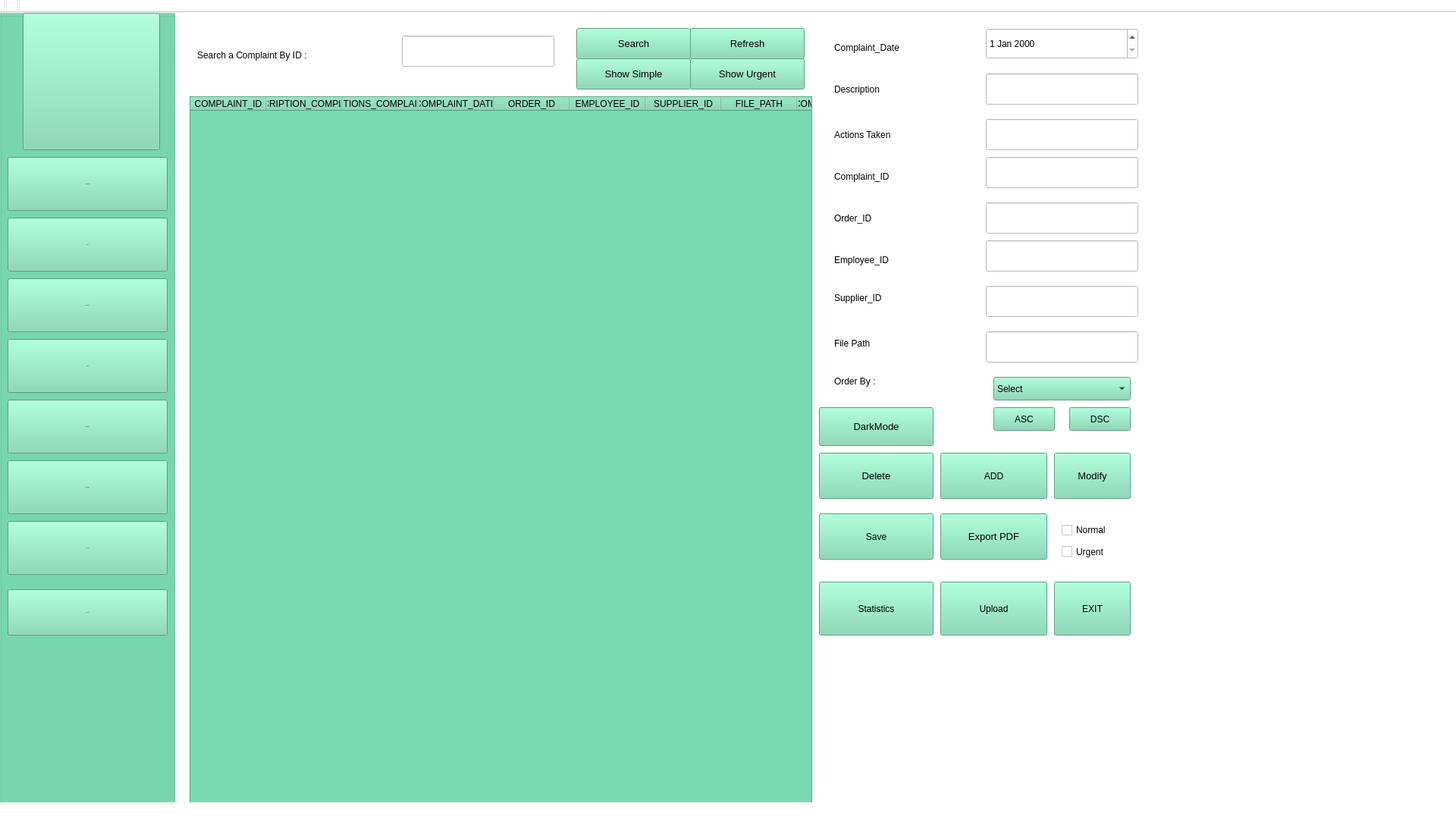
<?xml version="1.0" encoding="UTF-8"?>
<ui version="4.0">
 <class>MainWindow</class>
 <widget class="QMainWindow" name="MainWindow">
  <property name="geometry">
   <rect>
    <x>0</x>
    <y>0</y>
    <width>1920</width>
    <height>1080</height>
   </rect>
  </property>
  <property name="windowTitle">
   <string>Gestion des Clients</string>
  </property>
  <property name="styleSheet">
   <string notr="true">background:white; 
</string>
  </property>
  <widget class="QWidget" name="centralWidget">
   <widget class="QPushButton" name="sauvegarder">
    <property name="geometry">
     <rect>
      <x>1080</x>
      <y>660</y>
      <width>151</width>
      <height>61</height>
     </rect>
    </property>
    <property name="styleSheet">
     <string notr="true">background: #79d9b0;</string>
    </property>
    <property name="text">
     <string>Save</string>
    </property>
    <property name="icon">
     <iconset resource="background.qrc">
      <normaloff>:/background/resources/save.png</normaloff>:/background/resources/save.png</iconset>
    </property>
    <property name="iconSize">
     <size>
      <width>30</width>
      <height>30</height>
     </size>
    </property>
   </widget>
   <widget class="QLineEdit" name="l3">
    <property name="geometry">
     <rect>
      <x>1300</x>
      <y>190</y>
      <width>201</width>
      <height>41</height>
     </rect>
    </property>
   </widget>
   <widget class="QPushButton" name="searchButton">
    <property name="geometry">
     <rect>
      <x>760</x>
      <y>20</y>
      <width>151</width>
      <height>41</height>
     </rect>
    </property>
    <property name="font">
     <font>
      <pointsize>10</pointsize>
     </font>
    </property>
    <property name="cursor">
     <cursorShape>PointingHandCursor</cursorShape>
    </property>
    <property name="styleSheet">
     <string notr="true">background: #79d9b0;</string>
    </property>
    <property name="text">
     <string>Search</string>
    </property>
    <property name="icon">
     <iconset resource="background.qrc">
      <normaloff>:/background/resources/search.jpg</normaloff>:/background/resources/search.jpg</iconset>
    </property>
    <property name="iconSize">
     <size>
      <width>30</width>
      <height>30</height>
     </size>
    </property>
   </widget>
   <widget class="QLabel" name="label_7">
    <property name="geometry">
     <rect>
      <x>1100</x>
      <y>360</y>
      <width>161</width>
      <height>31</height>
     </rect>
    </property>
    <property name="text">
     <string>Supplier_ID</string>
    </property>
   </widget>
   <widget class="QPushButton" name="deleteButton">
    <property name="geometry">
     <rect>
      <x>1080</x>
      <y>580</y>
      <width>151</width>
      <height>61</height>
     </rect>
    </property>
    <property name="font">
     <font>
      <pointsize>10</pointsize>
     </font>
    </property>
    <property name="cursor">
     <cursorShape>PointingHandCursor</cursorShape>
    </property>
    <property name="styleSheet">
     <string notr="true">background: #79d9b0;</string>
    </property>
    <property name="text">
     <string>Delete</string>
    </property>
    <property name="icon">
     <iconset resource="background.qrc">
      <normaloff>:/background/resources/delete.png</normaloff>:/background/resources/delete.png</iconset>
    </property>
   </widget>
   <widget class="QLineEdit" name="filePathLineEdit">
    <property name="geometry">
     <rect>
      <x>1300</x>
      <y>420</y>
      <width>201</width>
      <height>41</height>
     </rect>
    </property>
   </widget>
   <widget class="QLabel" name="label_4">
    <property name="geometry">
     <rect>
      <x>1100</x>
      <y>200</y>
      <width>171</width>
      <height>31</height>
     </rect>
    </property>
    <property name="text">
     <string>Complaint_ID</string>
    </property>
   </widget>
   <widget class="QLineEdit" name="l5">
    <property name="geometry">
     <rect>
      <x>1300</x>
      <y>300</y>
      <width>201</width>
      <height>41</height>
     </rect>
    </property>
   </widget>
   <widget class="QLabel" name="label_6">
    <property name="geometry">
     <rect>
      <x>1100</x>
      <y>310</y>
      <width>161</width>
      <height>31</height>
     </rect>
    </property>
    <property name="text">
     <string>Employee_ID</string>
    </property>
   </widget>
   <widget class="QDateEdit" name="l0">
    <property name="geometry">
     <rect>
      <x>1300</x>
      <y>20</y>
      <width>201</width>
      <height>41</height>
     </rect>
    </property>
   </widget>
   <widget class="QLabel" name="label_9">
    <property name="geometry">
     <rect>
      <x>1100</x>
      <y>470</y>
      <width>161</width>
      <height>31</height>
     </rect>
    </property>
    <property name="text">
     <string>Order By :</string>
    </property>
   </widget>
   <widget class="QComboBox" name="combobox">
    <property name="geometry">
     <rect>
      <x>1310</x>
      <y>480</y>
      <width>181</width>
      <height>31</height>
     </rect>
    </property>
    <property name="styleSheet">
     <string notr="true">background: #79d9b0;</string>
    </property>
    <item>
     <property name="text">
      <string>Select</string>
     </property>
    </item>
   </widget>
   <widget class="QPushButton" name="addButton">
    <property name="geometry">
     <rect>
      <x>1240</x>
      <y>580</y>
      <width>141</width>
      <height>61</height>
     </rect>
    </property>
    <property name="styleSheet">
     <string notr="true">background: #79d9b0;</string>
    </property>
    <property name="text">
     <string>ADD</string>
    </property>
    <property name="icon">
     <iconset resource="background.qrc">
      <normaloff>:/background/resources/add.png</normaloff>:/background/resources/add.png</iconset>
    </property>
   </widget>
   <widget class="QLineEdit" name="seearchLine_6">
    <property name="geometry">
     <rect>
      <x>530</x>
      <y>30</y>
      <width>201</width>
      <height>41</height>
     </rect>
    </property>
    <property name="styleSheet">
     <string notr="true"/>
    </property>
   </widget>
   <widget class="QLabel" name="label_5">
    <property name="geometry">
     <rect>
      <x>1100</x>
      <y>260</y>
      <width>161</width>
      <height>21</height>
     </rect>
    </property>
    <property name="text">
     <string>Order_ID</string>
    </property>
   </widget>
   <widget class="QPushButton" name="afficherUrgentButton">
    <property name="geometry">
     <rect>
      <x>910</x>
      <y>60</y>
      <width>151</width>
      <height>41</height>
     </rect>
    </property>
    <property name="font">
     <font>
      <pointsize>10</pointsize>
     </font>
    </property>
    <property name="cursor">
     <cursorShape>PointingHandCursor</cursorShape>
    </property>
    <property name="styleSheet">
     <string notr="true">background: #79d9b0;</string>
    </property>
    <property name="text">
     <string>Show Urgent</string>
    </property>
    <property name="icon">
     <iconset resource="background.qrc">
      <normaloff>:/resources/r1.png</normaloff>:/resources/r1.png</iconset>
    </property>
    <property name="iconSize">
     <size>
      <width>30</width>
      <height>30</height>
     </size>
    </property>
   </widget>
   <widget class="QPushButton" name="backButton">
    <property name="geometry">
     <rect>
      <x>1390</x>
      <y>750</y>
      <width>101</width>
      <height>71</height>
     </rect>
    </property>
    <property name="styleSheet">
     <string notr="true">background: #79d9b0;</string>
    </property>
    <property name="text">
     <string>EXIT</string>
    </property>
    <property name="icon">
     <iconset resource="background.qrc">
      <normaloff>:/background/resources/exit.png</normaloff>:/background/resources/exit.png</iconset>
    </property>
    <property name="iconSize">
     <size>
      <width>30</width>
      <height>40</height>
     </size>
    </property>
   </widget>
   <widget class="QPushButton" name="exportButton_6">
    <property name="geometry">
     <rect>
      <x>1240</x>
      <y>660</y>
      <width>141</width>
      <height>61</height>
     </rect>
    </property>
    <property name="font">
     <font>
      <pointsize>10</pointsize>
     </font>
    </property>
    <property name="cursor">
     <cursorShape>PointingHandCursor</cursorShape>
    </property>
    <property name="styleSheet">
     <string notr="true">background: #79d9b0;</string>
    </property>
    <property name="text">
     <string>Export PDF</string>
    </property>
    <property name="icon">
     <iconset resource="background.qrc">
      <normaloff>:/background/resources/pdf.png</normaloff>:/background/resources/pdf.png</iconset>
    </property>
    <property name="iconSize">
     <size>
      <width>30</width>
      <height>40</height>
     </size>
    </property>
   </widget>
   <widget class="QPushButton" name="Upload">
    <property name="geometry">
     <rect>
      <x>1240</x>
      <y>750</y>
      <width>141</width>
      <height>71</height>
     </rect>
    </property>
    <property name="styleSheet">
     <string notr="true">background: #79d9b0;</string>
    </property>
    <property name="text">
     <string>Upload</string>
    </property>
    <property name="icon">
     <iconset resource="background.qrc">
      <normaloff>:/background/resources/upload.png</normaloff>:/background/resources/upload.png</iconset>
    </property>
    <property name="iconSize">
     <size>
      <width>30</width>
      <height>40</height>
     </size>
    </property>
   </widget>
   <widget class="QTableWidget" name="tableWidget_6">
    <property name="geometry">
     <rect>
      <x>250</x>
      <y>110</y>
      <width>821</width>
      <height>951</height>
     </rect>
    </property>
    <property name="styleSheet">
     <string notr="true">background:#79d9b0; 
</string>
    </property>
    <column>
     <property name="text">
      <string>COMPLAINT_ID</string>
     </property>
    </column>
    <column>
     <property name="text">
      <string>DESCRIPTION_COMPLAINT</string>
     </property>
    </column>
    <column>
     <property name="text">
      <string>ACTIONS_COMPLAINT</string>
     </property>
    </column>
    <column>
     <property name="text">
      <string>COMPLAINT_DATE</string>
     </property>
    </column>
    <column>
     <property name="text">
      <string>ORDER_ID</string>
     </property>
    </column>
    <column>
     <property name="text">
      <string>EMPLOYEE_ID</string>
     </property>
    </column>
    <column>
     <property name="text">
      <string>SUPPLIER_ID</string>
     </property>
    </column>
    <column>
     <property name="text">
      <string>FILE_PATH</string>
     </property>
    </column>
    <column>
     <property name="text">
      <string>COMPLAINT_TYPE</string>
     </property>
    </column>
   </widget>
   <widget class="QLineEdit" name="l4">
    <property name="geometry">
     <rect>
      <x>1300</x>
      <y>250</y>
      <width>201</width>
      <height>41</height>
     </rect>
    </property>
   </widget>
   <widget class="QLabel" name="label">
    <property name="geometry">
     <rect>
      <x>1100</x>
      <y>20</y>
      <width>191</width>
      <height>51</height>
     </rect>
    </property>
    <property name="text">
     <string>Complaint_Date</string>
    </property>
   </widget>
   <widget class="QCheckBox" name="urgentCheckBox">
    <property name="geometry">
     <rect>
      <x>1400</x>
      <y>690</y>
      <width>131</width>
      <height>41</height>
     </rect>
    </property>
    <property name="text">
     <string>Urgent</string>
    </property>
   </widget>
   <widget class="QPushButton" name="updateButton">
    <property name="geometry">
     <rect>
      <x>1390</x>
      <y>580</y>
      <width>101</width>
      <height>61</height>
     </rect>
    </property>
    <property name="font">
     <font>
      <pointsize>10</pointsize>
     </font>
    </property>
    <property name="cursor">
     <cursorShape>PointingHandCursor</cursorShape>
    </property>
    <property name="styleSheet">
     <string notr="true">background: #79d9b0;</string>
    </property>
    <property name="text">
     <string>Modify</string>
    </property>
    <property name="icon">
     <iconset resource="background.qrc">
      <normaloff>:/background/resources/modify.png</normaloff>:/background/resources/modify.png</iconset>
    </property>
   </widget>
   <widget class="QPushButton" name="statistique_6">
    <property name="geometry">
     <rect>
      <x>1080</x>
      <y>750</y>
      <width>151</width>
      <height>71</height>
     </rect>
    </property>
    <property name="font">
     <font>
      <pointsize>9</pointsize>
     </font>
    </property>
    <property name="cursor">
     <cursorShape>PointingHandCursor</cursorShape>
    </property>
    <property name="styleSheet">
     <string notr="true">background: #79d9b0;</string>
    </property>
    <property name="text">
     <string>Statistics</string>
    </property>
    <property name="icon">
     <iconset resource="background.qrc">
      <normaloff>:/background/resources/stats.png</normaloff>:/background/resources/stats.png</iconset>
    </property>
    <property name="iconSize">
     <size>
      <width>30</width>
      <height>40</height>
     </size>
    </property>
   </widget>
   <widget class="QLabel" name="label_3">
    <property name="geometry">
     <rect>
      <x>1100</x>
      <y>150</y>
      <width>171</width>
      <height>21</height>
     </rect>
    </property>
    <property name="text">
     <string>Actions Taken</string>
    </property>
   </widget>
   <widget class="QLabel" name="label_8">
    <property name="geometry">
     <rect>
      <x>1100</x>
      <y>420</y>
      <width>161</width>
      <height>31</height>
     </rect>
    </property>
    <property name="text">
     <string>File Path</string>
    </property>
   </widget>
   <widget class="QPushButton" name="afficherSimpleButton">
    <property name="geometry">
     <rect>
      <x>760</x>
      <y>60</y>
      <width>151</width>
      <height>41</height>
     </rect>
    </property>
    <property name="font">
     <font>
      <pointsize>10</pointsize>
     </font>
    </property>
    <property name="cursor">
     <cursorShape>PointingHandCursor</cursorShape>
    </property>
    <property name="styleSheet">
     <string notr="true">background: #79d9b0;</string>
    </property>
    <property name="text">
     <string>Show Simple</string>
    </property>
    <property name="icon">
     <iconset resource="background.qrc">
      <normaloff>:/resources/r1.png</normaloff>:/resources/r1.png</iconset>
    </property>
    <property name="iconSize">
     <size>
      <width>30</width>
      <height>30</height>
     </size>
    </property>
   </widget>
   <widget class="QPushButton" name="refreshButton">
    <property name="geometry">
     <rect>
      <x>910</x>
      <y>20</y>
      <width>151</width>
      <height>41</height>
     </rect>
    </property>
    <property name="font">
     <font>
      <pointsize>10</pointsize>
     </font>
    </property>
    <property name="cursor">
     <cursorShape>PointingHandCursor</cursorShape>
    </property>
    <property name="styleSheet">
     <string notr="true">background: #79d9b0;</string>
    </property>
    <property name="text">
     <string>Refresh</string>
    </property>
    <property name="icon">
     <iconset resource="background.qrc">
      <normaloff>:/resources/r1.png</normaloff>:/resources/r1.png</iconset>
    </property>
    <property name="iconSize">
     <size>
      <width>30</width>
      <height>30</height>
     </size>
    </property>
   </widget>
   <widget class="QLineEdit" name="l1">
    <property name="geometry">
     <rect>
      <x>1300</x>
      <y>80</y>
      <width>201</width>
      <height>41</height>
     </rect>
    </property>
   </widget>
   <widget class="QGroupBox" name="groupBox">
    <property name="geometry">
     <rect>
      <x>0</x>
      <y>0</y>
      <width>231</width>
      <height>1141</height>
     </rect>
    </property>
    <property name="styleSheet">
     <string notr="true">background:#79d9b0; 
width:150px;</string>
    </property>
    <property name="title">
     <string/>
    </property>
    <widget class="QPushButton" name="pushButton_3">
     <property name="geometry">
      <rect>
       <x>10</x>
       <y>270</y>
       <width>211</width>
       <height>71</height>
      </rect>
     </property>
     <property name="font">
      <font>
       <family>Sitka Display Semibold</family>
       <pointsize>-1</pointsize>
       <italic>false</italic>
       <fontweight>DemiBold</fontweight>
      </font>
     </property>
     <property name="styleSheet">
      <string notr="true">          background-color:white;
font: 600 25px &quot;Sitka Display Semibold&quot;;
 QPushButton {
        background-color:blue; // Green background
        color: white;             // White text
        border: none;            // No border
        border-radius: 10px;      // Rounded corners
        padding: 10px 20px;       // Padding inside the button
        font-size: 16px;          // Font size
        font-weight: bold;        // Bold text
font: 600 25px &quot;Sitka Display Semibold&quot;;
    }
    QPushButton:hover {
       background-color: green;// Darker green on hover
    }
    QPushButton:pressed {
       background-color: #3e8e41; // Even darker green when pressed
    }
 </string>
     </property>
     <property name="text">
      <string>Stock</string>
     </property>
     <property name="icon">
      <iconset resource="background.qrc">
       <normaloff>:/resources/stock.png</normaloff>:/resources/stock.png</iconset>
     </property>
     <property name="iconSize">
      <size>
       <width>65</width>
       <height>100</height>
      </size>
     </property>
    </widget>
    <widget class="QPushButton" name="pushButton_4">
     <property name="geometry">
      <rect>
       <x>10</x>
       <y>350</y>
       <width>211</width>
       <height>71</height>
      </rect>
     </property>
     <property name="font">
      <font>
       <family>Sitka Display Semibold</family>
       <pointsize>-1</pointsize>
       <italic>false</italic>
       <fontweight>DemiBold</fontweight>
      </font>
     </property>
     <property name="styleSheet">
      <string notr="true">          background-color:white;
font: 600 25px &quot;Sitka Display Semibold&quot;;
 QPushButton {
        background-color:blue; // Green background
        color: white;             // White text
        border: none;            // No border
        border-radius: 10px;      // Rounded corners
        padding: 10px 20px;       // Padding inside the button
        font-size: 16px;          // Font size
        font-weight: bold;        // Bold text
font: 600 25px &quot;Sitka Display Semibold&quot;;
    }
    QPushButton:hover {
       background-color: #45a049;// Darker green on hover
    }
    QPushButton:pressed {
       background-color: #3e8e41; // Even darker green when pressed
    }
 </string>
     </property>
     <property name="text">
      <string>Providers</string>
     </property>
     <property name="icon">
      <iconset resource="background.qrc">
       <normaloff>:/background/resources/supplier.png</normaloff>:/background/resources/supplier.png</iconset>
     </property>
     <property name="iconSize">
      <size>
       <width>65</width>
       <height>90</height>
      </size>
     </property>
    </widget>
    <widget class="QPushButton" name="pushButton_5">
     <property name="geometry">
      <rect>
       <x>10</x>
       <y>760</y>
       <width>211</width>
       <height>61</height>
      </rect>
     </property>
     <property name="font">
      <font>
       <family>Sitka Display Semibold</family>
       <pointsize>-1</pointsize>
       <italic>false</italic>
       <fontweight>DemiBold</fontweight>
      </font>
     </property>
     <property name="styleSheet">
      <string notr="true">          background-color:white;
font: 600 25px &quot;Sitka Display Semibold&quot;;
 QPushButton {
        background-color:blue; // Green background
        color: white;             // White text
        border: none;            // No border
        border-radius: 10px;      // Rounded corners
        padding: 10px 20px;       // Padding inside the button
        font-size: 16px;          // Font size
        font-weight: bold;        // Bold text
font: 600 25px &quot;Sitka Display Semibold&quot;;
    }
    QPushButton:hover {
       background-color: #45a049;// Darker green on hover
    }
    QPushButton:pressed {
       background-color: #3e8e41; // Even darker green when pressed
    }
 </string>
     </property>
     <property name="text">
      <string>Sign Out</string>
     </property>
     <property name="icon">
      <iconset resource="background.qrc">
       <normaloff>:/background/resources/signout.jpg</normaloff>:/background/resources/signout.jpg</iconset>
     </property>
     <property name="iconSize">
      <size>
       <width>65</width>
       <height>50</height>
      </size>
     </property>
    </widget>
    <widget class="QPushButton" name="pushButton_6">
     <property name="geometry">
      <rect>
       <x>10</x>
       <y>430</y>
       <width>211</width>
       <height>71</height>
      </rect>
     </property>
     <property name="font">
      <font>
       <family>Sitka Display Semibold</family>
       <pointsize>-1</pointsize>
       <italic>false</italic>
       <fontweight>DemiBold</fontweight>
      </font>
     </property>
     <property name="styleSheet">
      <string notr="true">          background-color:white;
font: 600 25px &quot;Sitka Display Semibold&quot;;
 QPushButton {
        background-color:blue; // Green background
        color: white;             // White text
        border: none;            // No border
        border-radius: 10px;      // Rounded corners
        padding: 10px 20px;       // Padding inside the button
        font-size: 16px;          // Font size
        font-weight: bold;        // Bold text
font: 600 25px &quot;Sitka Display Semibold&quot;;
    }
    QPushButton:hover {
       background-color: #45a049;// Darker green on hover
    }
    QPushButton:pressed {
       background-color: #3e8e41; // Even darker green when pressed
    }
 </string>
     </property>
     <property name="text">
      <string>Profile</string>
     </property>
     <property name="icon">
      <iconset resource="background.qrc">
       <normaloff>:/background/resources/profil.png</normaloff>:/background/resources/profil.png</iconset>
     </property>
     <property name="iconSize">
      <size>
       <width>65</width>
       <height>90</height>
      </size>
     </property>
    </widget>
    <widget class="QPushButton" name="pushButton_7">
     <property name="geometry">
      <rect>
       <x>10</x>
       <y>590</y>
       <width>211</width>
       <height>71</height>
      </rect>
     </property>
     <property name="font">
      <font>
       <family>Sitka Display Semibold</family>
       <pointsize>-1</pointsize>
       <italic>false</italic>
       <fontweight>DemiBold</fontweight>
      </font>
     </property>
     <property name="styleSheet">
      <string notr="true">          background-color:white;
font: 600 25px &quot;Sitka Display Semibold&quot;;
 QPushButton {
        background-color:blue; // Green background
        color: white;             // White text
        border: none;            // No border
        border-radius: 10px;      // Rounded corners
        padding: 10px 20px;       // Padding inside the button
        font-size: 16px;          // Font size
        font-weight: bold;        // Bold text
font: 600 25px &quot;Sitka Display Semibold&quot;;
    }
    QPushButton:hover {
       background-color: #45a049;// Darker green on hover
    }
    QPushButton:pressed {
       background-color: #3e8e41; // Even darker green when pressed
    }
 </string>
     </property>
     <property name="text">
      <string>Complaints</string>
     </property>
     <property name="icon">
      <iconset resource="background.qrc">
       <normaloff>:/background/resources/complaint.png</normaloff>:/background/resources/complaint.png</iconset>
     </property>
     <property name="iconSize">
      <size>
       <width>65</width>
       <height>90</height>
      </size>
     </property>
    </widget>
    <widget class="QPushButton" name="pushButton_8">
     <property name="geometry">
      <rect>
       <x>10</x>
       <y>510</y>
       <width>211</width>
       <height>71</height>
      </rect>
     </property>
     <property name="font">
      <font>
       <family>Sitka Display Semibold</family>
       <pointsize>-1</pointsize>
       <italic>false</italic>
       <fontweight>DemiBold</fontweight>
      </font>
     </property>
     <property name="styleSheet">
      <string notr="true">          background-color:white;
font: 600 25px &quot;Sitka Display Semibold&quot;;
 QPushButton {
        background-color:blue; // Green background
        color: white;             // White text
        border: none;            // No border
        border-radius: 10px;      // Rounded corners
        padding: 10px 20px;       // Padding inside the button
        font-size: 16px;          // Font size
        font-weight: bold;        // Bold text
font: 600 25px &quot;Sitka Display Semibold&quot;;
    }
    QPushButton:hover {
       background-color: #45a049;// Darker green on hover
    }
    QPushButton:pressed {
       background-color: #3e8e41; // Even darker green when pressed
    }
 </string>
     </property>
     <property name="text">
      <string>Employers</string>
     </property>
     <property name="icon">
      <iconset resource="background.qrc">
       <normaloff>:/background/resources/employee.png</normaloff>:/background/resources/employee.png</iconset>
     </property>
     <property name="iconSize">
      <size>
       <width>65</width>
       <height>90</height>
      </size>
     </property>
    </widget>
    <widget class="QPushButton" name="pushButton_9">
     <property name="geometry">
      <rect>
       <x>10</x>
       <y>670</y>
       <width>211</width>
       <height>71</height>
      </rect>
     </property>
     <property name="font">
      <font>
       <family>Sitka Display Semibold</family>
       <pointsize>-1</pointsize>
       <italic>false</italic>
       <fontweight>DemiBold</fontweight>
      </font>
     </property>
     <property name="styleSheet">
      <string notr="true">          background-color:white;
font: 600 25px &quot;Sitka Display Semibold&quot;;
 QPushButton {
        background-color:blue; // Green background
        color: white;             // White text
        border: none;            // No border
        border-radius: 10px;      // Rounded corners
        padding: 10px 20px;       // Padding inside the button
        font-size: 16px;          // Font size
        font-weight: bold;        // Bold text
font: 600 25px &quot;Sitka Display Semibold&quot;;
    }
    QPushButton:hover {
       background-color: #45a049;// Darker green on hover
    }
    QPushButton:pressed {
       background-color: #3e8e41; // Even darker green when pressed
    }
 </string>
     </property>
     <property name="text">
      <string>Purchases</string>
     </property>
     <property name="icon">
      <iconset resource="background.qrc">
       <normaloff>:/background/resources/purchases.png</normaloff>:/background/resources/purchases.png</iconset>
     </property>
     <property name="iconSize">
      <size>
       <width>65</width>
       <height>70</height>
      </size>
     </property>
    </widget>
    <widget class="QPushButton" name="pushButton_11">
     <property name="geometry">
      <rect>
       <x>10</x>
       <y>190</y>
       <width>211</width>
       <height>71</height>
      </rect>
     </property>
     <property name="font">
      <font>
       <family>Sitka Display Semibold</family>
       <pointsize>-1</pointsize>
       <italic>false</italic>
       <fontweight>DemiBold</fontweight>
      </font>
     </property>
     <property name="styleSheet">
      <string notr="true">          background-color:white;
font: 600 25px &quot;Sitka Display Semibold&quot;;
 QPushButton {
        background-color:blue; // Green background
        color: white;             // White text
        border: none;            // No border
        border-radius: 10px;      // Rounded corners
        padding: 10px 20px;       // Padding inside the button
        font-size: 16px;          // Font size
        font-weight: bold;        // Bold text
font: 600 25px &quot;Sitka Display Semibold&quot;;
    }
    QPushButton:hover {
       background-color: green;// Darker green on hover
    }
    QPushButton:pressed {
       background-color: #3e8e41; // Even darker green when pressed
    }
 </string>
     </property>
     <property name="text">
      <string>DashBoard</string>
     </property>
     <property name="icon">
      <iconset resource="background.qrc">
       <normaloff>:/background/resources/dashboard.png</normaloff>:/background/resources/dashboard.png</iconset>
     </property>
     <property name="iconSize">
      <size>
       <width>65</width>
       <height>100</height>
      </size>
     </property>
    </widget>
    <widget class="QPushButton" name="pushButton_12">
     <property name="geometry">
      <rect>
       <x>30</x>
       <y>0</y>
       <width>181</width>
       <height>181</height>
      </rect>
     </property>
     <property name="font">
      <font>
       <family>Sitka Display Semibold</family>
       <pointsize>-1</pointsize>
       <italic>false</italic>
       <fontweight>DemiBold</fontweight>
      </font>
     </property>
     <property name="styleSheet">
      <string notr="true">          background-color:white;
font: 600 25px &quot;Sitka Display Semibold&quot;;
 QPushButton {
        background-color:blue; // Green background
        color: white;             // White text
        border: none;            // No border
        border-radius: 10px;      // Rounded corners
        padding: 10px 20px;       // Padding inside the button
        font-size: 16px;          // Font size
        font-weight: bold;        // Bold text
font: 600 25px &quot;Sitka Display Semibold&quot;;
    }
    QPushButton:hover {
       background-color: green;// Darker green on hover
    }
    QPushButton:pressed {
       background-color: #3e8e41; // Even darker green when pressed
    }
 </string>
     </property>
     <property name="text">
      <string/>
     </property>
     <property name="icon">
      <iconset resource="background.qrc">
       <normaloff>:/background/resources/logo.png</normaloff>:/background/resources/logo.png</iconset>
     </property>
     <property name="iconSize">
      <size>
       <width>250</width>
       <height>280</height>
      </size>
     </property>
    </widget>
   </widget>
   <widget class="QPushButton" name="ascButton">
    <property name="geometry">
     <rect>
      <x>1310</x>
      <y>520</y>
      <width>81</width>
      <height>31</height>
     </rect>
    </property>
    <property name="styleSheet">
     <string notr="true">background: #79d9b0;</string>
    </property>
    <property name="text">
     <string>ASC</string>
    </property>
    <property name="icon">
     <iconset resource="background.qrc">
      <normaloff>:/background/resources/ascend.png</normaloff>:/background/resources/ascend.png</iconset>
    </property>
    <property name="iconSize">
     <size>
      <width>30</width>
      <height>20</height>
     </size>
    </property>
   </widget>
   <widget class="QLabel" name="label_2">
    <property name="geometry">
     <rect>
      <x>1100</x>
      <y>90</y>
      <width>161</width>
      <height>21</height>
     </rect>
    </property>
    <property name="text">
     <string>Description</string>
    </property>
   </widget>
   <widget class="QCheckBox" name="normalCheckBox">
    <property name="geometry">
     <rect>
      <x>1400</x>
      <y>670</y>
      <width>91</width>
      <height>24</height>
     </rect>
    </property>
    <property name="text">
     <string>Normal</string>
    </property>
   </widget>
   <widget class="QLineEdit" name="l2">
    <property name="geometry">
     <rect>
      <x>1300</x>
      <y>140</y>
      <width>201</width>
      <height>41</height>
     </rect>
    </property>
   </widget>
   <widget class="QLabel" name="label_10">
    <property name="geometry">
     <rect>
      <x>260</x>
      <y>40</y>
      <width>251</width>
      <height>31</height>
     </rect>
    </property>
    <property name="styleSheet">
     <string notr="true">font: 600 20px &quot;Sitka Display Semibold&quot;;
</string>
    </property>
    <property name="text">
     <string>Search a Complaint By ID :</string>
    </property>
   </widget>
   <widget class="QPushButton" name="dscButton">
    <property name="geometry">
     <rect>
      <x>1410</x>
      <y>520</y>
      <width>81</width>
      <height>31</height>
     </rect>
    </property>
    <property name="styleSheet">
     <string notr="true">background: #79d9b0;</string>
    </property>
    <property name="text">
     <string>DSC</string>
    </property>
    <property name="icon">
     <iconset resource="background.qrc">
      <normaloff>:/background/resources/descend.png</normaloff>:/background/resources/descend.png</iconset>
    </property>
    <property name="iconSize">
     <size>
      <width>30</width>
      <height>20</height>
     </size>
    </property>
   </widget>
   <widget class="QLineEdit" name="l7">
    <property name="geometry">
     <rect>
      <x>1300</x>
      <y>360</y>
      <width>201</width>
      <height>41</height>
     </rect>
    </property>
   </widget>
   <widget class="QPushButton" name="toggleDarkModeButton">
    <property name="geometry">
     <rect>
      <x>1080</x>
      <y>520</y>
      <width>151</width>
      <height>51</height>
     </rect>
    </property>
    <property name="font">
     <font>
      <pointsize>10</pointsize>
     </font>
    </property>
    <property name="cursor">
     <cursorShape>PointingHandCursor</cursorShape>
    </property>
    <property name="styleSheet">
     <string notr="true">background: #79d9b0;</string>
    </property>
    <property name="text">
     <string>DarkMode</string>
    </property>
    <property name="iconSize">
     <size>
      <width>30</width>
      <height>30</height>
     </size>
    </property>
   </widget>
  </widget>
  <widget class="QToolBar" name="mainToolBar">
   <attribute name="toolBarArea">
    <enum>TopToolBarArea</enum>
   </attribute>
   <attribute name="toolBarBreak">
    <bool>false</bool>
   </attribute>
  </widget>
  <widget class="QToolBar" name="toolBar">
   <property name="windowTitle">
    <string>toolBar</string>
   </property>
   <attribute name="toolBarArea">
    <enum>TopToolBarArea</enum>
   </attribute>
   <attribute name="toolBarBreak">
    <bool>false</bool>
   </attribute>
  </widget>
  <widget class="QStatusBar" name="statusBar"/>
 </widget>
 <layoutdefault spacing="6" margin="11"/>
 <resources>
  <include location="background.qrc"/>
 </resources>
 <connections/>
</ui>
